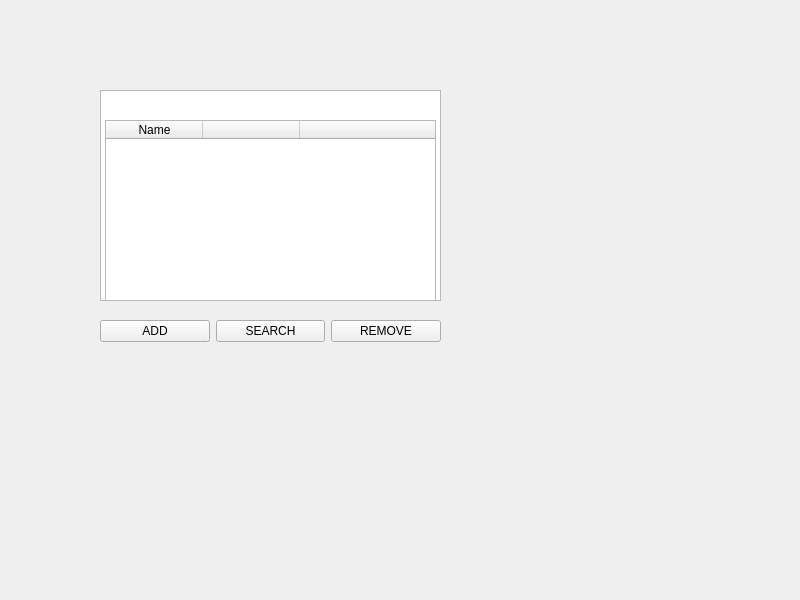
<?xml version="1.0" encoding="UTF-8"?>
<ui version="4.0">
 <class>Phonebook</class>
 <widget class="QWidget" name="Phonebook">
  <property name="geometry">
   <rect>
    <x>0</x>
    <y>0</y>
    <width>800</width>
    <height>600</height>
   </rect>
  </property>
  <property name="windowTitle">
   <string>Phonebook</string>
  </property>
  <widget class="QListView" name="listView">
   <property name="geometry">
    <rect>
     <x>100</x>
     <y>90</y>
     <width>341</width>
     <height>211</height>
    </rect>
   </property>
  </widget>
  <widget class="QWidget" name="layoutWidget">
   <property name="geometry">
    <rect>
     <x>100</x>
     <y>320</y>
     <width>341</width>
     <height>23</height>
    </rect>
   </property>
   <layout class="QHBoxLayout" name="horizontalLayout">
    <item>
     <widget class="QPushButton" name="add">
      <property name="text">
       <string>ADD</string>
      </property>
     </widget>
    </item>
    <item>
     <widget class="QPushButton" name="search">
      <property name="text">
       <string>SEARCH</string>
      </property>
     </widget>
    </item>
    <item>
     <widget class="QPushButton" name="remove">
      <property name="text">
       <string>REMOVE</string>
      </property>
     </widget>
    </item>
   </layout>
  </widget>
  <widget class="QTableWidget" name="tableWidget">
   <property name="geometry">
    <rect>
     <x>105</x>
     <y>120</y>
     <width>331</width>
     <height>181</height>
    </rect>
   </property>
   <property name="alternatingRowColors">
    <bool>false</bool>
   </property>
   <property name="showGrid">
    <bool>true</bool>
   </property>
   <property name="gridStyle">
    <enum>Qt::PenStyle::DashDotLine</enum>
   </property>
   <property name="sortingEnabled">
    <bool>true</bool>
   </property>
   <property name="wordWrap">
    <bool>false</bool>
   </property>
   <attribute name="horizontalHeaderDefaultSectionSize">
    <number>97</number>
   </attribute>
   <attribute name="horizontalHeaderHighlightSections">
    <bool>true</bool>
   </attribute>
   <attribute name="horizontalHeaderStretchLastSection">
    <bool>true</bool>
   </attribute>
   <column>
    <property name="text">
     <string>Name</string>
    </property>
    <property name="whatsThis">
     <string/>
    </property>
    <property name="icon">
     <iconset theme="QIcon::ThemeIcon::CameraWeb"/>
    </property>
   </column>
   <column>
    <property name="text">
     <string/>
    </property>
   </column>
   <column>
    <property name="text">
     <string/>
    </property>
   </column>
  </widget>
 </widget>
 <resources/>
 <connections/>
</ui>
